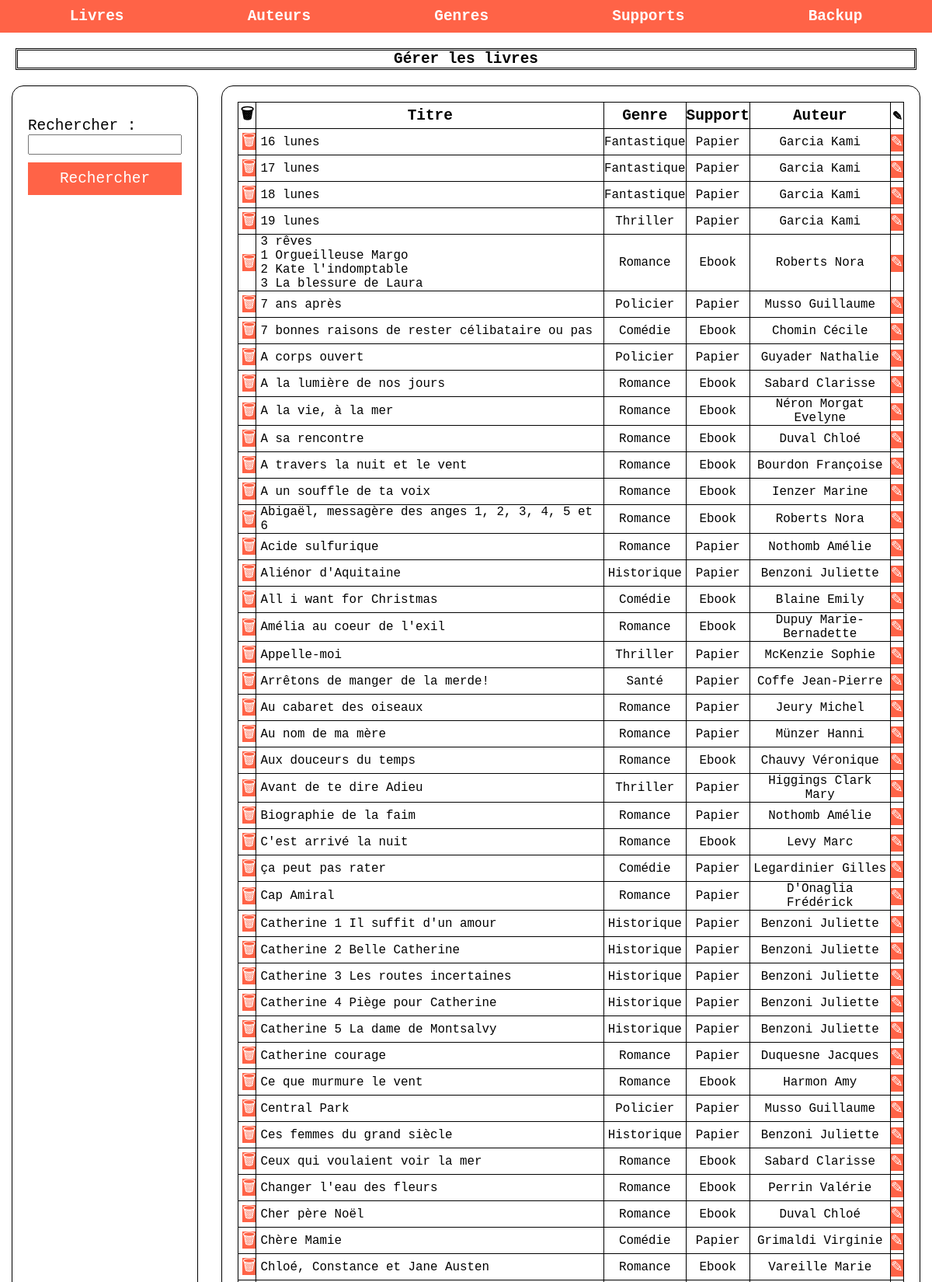
The page /?section=livre&action=voir (upper part) on the database its author committed.
### tables this page shows
CREATE TABLE `livre` (
  `livre_id` int(11) NOT NULL,
  `titre` varchar(500) NOT NULL,
  `fk_auteur` int(11) NOT NULL,
  `fk_genre` int(11) NOT NULL,
  `fk_support` int(11) NOT NULL
);

CREATE TABLE `genre` (
  `genre_id` int(11) NOT NULL,
  `nom` varchar(50) NOT NULL
);

CREATE TABLE `support` (
  `support_id` int(11) NOT NULL,
  `nom` varchar(50) NOT NULL
);

### controllers/livre/voir.php (called while the page is built, shortened)
<?php
$db = connexion();
$requete= "select l.livre_id, l.titre, g.nom as genre, s.nom as support, CONCAT(a.nom ,' ', a.prenom) as auteur2 from livre l JOIN auteur a ON l.fk_auteur = a.auteur_id JOIN genre g ON l.fk_genre = g.genre_id JOIN support s ON l.fk_support = s.support_id ORDER BY l.titre";
$stmt = $db->prepare($requete);
$stmt->execute(
    array(
    )
);
$livres = $stmt->fetchAll();
include("views/livre/voir.php");
?>

### index.php (called while the page is built, shortened)
<?php
    include("views/html/header.php");
    include("views/html/menu.php");
    include("controllers/router.php");
    include("views/html/footer.php");
?>

### views/livre/voir.php (the view, shortened to what this page needs)
<h2>Gérer les livres</h2>
<div class="flex row sa">
    <div id="gauche">
        <form method="post">
            <div class="flex col">
                <div class="flex col">
                    <label for="mot">Rechercher : </label>
                    <input type="text" name="mot" id="mot">
                </div>
                <input type="button" value="Rechercher" id="btn_search">
            </div>
        </form>
    </div>
    <div id="droite">
        <table>
            <thead>
            <tr>
                <th>🗑</th>
                <th>Titre</th>
                <th>Genre</th>
                <th>Support</th>
                <th>Auteur</th>
                <th>✎</th>
            </tr>
            </thead>
            <tbody>
            <?php
            if(count($livres) > 0){
                foreach($livres as $livre){
                    echo "<tr>";
                    echo "<td><a class='btn' href='?section=livre&action=supprimer&id=".$livre["livre_id"]."'>🗑</a>";
                    echo "<td>" . nl2br($livre["titre"]) . "</td>";
                    echo "<td>" . $livre["genre"] . "</td>";
                    echo "<td>" . $livre["support"] . "</td>";
                    echo "<td>" . $livre["auteur2"] . "</td>";
                    echo "<td><a class='btn' href='?section=livre&action=modifier&id=".$livre["livre_id"]."'>✎</a>";
                    echo "</tr>";
                }
            }
            else {
                if(strlen($message) == 0){
                    $message = "Il n'y a pas de livres";
                }
            }
            ?>
             </tbody>
        </table>
    </div>
    </div>

### public/css/style.css (style rules this page uses)
* { margin:0; padding:0; box-sizing: border-box; font-family: monospace; font-size: 1.1rem }
table, td, th { border: 1px solid black; }
td { font-size: 0.9rem; }
td, th { text-align: center; }
td:nth-of-type(2), td:first-of-type { text-align: left; padding-left: 5px; }
table { border-collapse: collapse; width: 100%; }
.flex { display: flex; }
.row { flex-direction: row; }
.col { flex-direction: column; }
.sa { justify-content: space-around; }
#gauche, #droite { border: 1px solid black; border-radius: 15px; padding: 20px; }
#gauche { width: 20%; }
#droite { width: 75%; }
h1,h2 { text-align: center; margin: 20px; border : 3px black double; }
form div { margin : 10px 0; }
form input[type=submit], input[type=button] { width: 100%; background-color: tomato; border:none; padding : 10px; color : white; }
.btn { width: 100%; background-color: tomato; border:none; text-decoration: none; color : white; }

### rows shown on the page
livre: titre "16 lunes", fk_genre.nom "Fantastique", fk_support.nom "Papier", auteur2 "Garcia Kami"
livre: titre "17 lunes", fk_genre.nom "Fantastique", fk_support.nom "Papier", auteur2 "Garcia Kami"
livre: titre "18 lunes", fk_genre.nom "Fantastique", fk_support.nom "Papier", auteur2 "Garcia Kami"
livre: titre "19 lunes", fk_genre.nom "Thriller", fk_support.nom "Papier", auteur2 "Garcia Kami"
livre: titre "3 rêves 1 Orgueilleuse Margo 2 Kate l'indomptable 3 La blessure de Laura", fk_genre.nom "Romance", fk_support.nom "Ebook", auteur2 "Roberts Nora"
livre: titre "7 ans après", fk_genre.nom "Policier", fk_support.nom "Papier", auteur2 "Musso Guillaume"
livre: titre "7 bonnes raisons de rester célibataire ou pas", fk_genre.nom "Comédie", fk_support.nom "Ebook", auteur2 "Chomin Cécile"
livre: titre "A corps ouvert", fk_genre.nom "Policier", fk_support.nom "Papier", auteur2 "Guyader Nathalie"
livre: titre "A la lumière de nos jours", fk_genre.nom "Romance", fk_support.nom "Ebook", auteur2 "Sabard Clarisse"
livre: titre "A la vie, à la mer", fk_genre.nom "Romance", fk_support.nom "Ebook", auteur2 "Néron Morgat Evelyne"
livre: titre "A sa rencontre", fk_genre.nom "Romance", fk_support.nom "Ebook", auteur2 "Duval Chloé"
livre: titre "A travers la nuit et le vent", fk_genre.nom "Romance", fk_support.nom "Ebook", auteur2 "Bourdon Françoise"
livre: titre "A un souffle de ta voix", fk_genre.nom "Romance", fk_support.nom "Ebook", auteur2 "Ienzer Marine"
livre: titre "Abigaël, messagère des anges 1, 2, 3, 4, 5 et 6", fk_genre.nom "Romance", fk_support.nom "Ebook", auteur2 "Roberts Nora"
livre: titre "Acide sulfurique", fk_genre.nom "Romance", fk_support.nom "Papier", auteur2 "Nothomb Amélie"
livre: titre "Aliénor d'Aquitaine", fk_genre.nom "Historique", fk_support.nom "Papier", auteur2 "Benzoni Juliette"
livre: titre "All i want for Christmas", fk_genre.nom "Comédie", fk_support.nom "Ebook", auteur2 "Blaine Emily"
livre: titre "Amélia au coeur de l'exil", fk_genre.nom "Romance", fk_support.nom "Ebook", auteur2 "Dupuy Marie-Bernadette"
livre: titre "Appelle-moi", fk_genre.nom "Thriller", fk_support.nom "Papier", auteur2 "McKenzie Sophie"
livre: titre "Arrêtons de manger de la merde!", fk_genre.nom "Santé", fk_support.nom "Papier", auteur2 "Coffe Jean-Pierre"
livre: titre "Au cabaret des oiseaux", fk_genre.nom "Romance", fk_support.nom "Papier", auteur2 "Jeury Michel"
livre: titre "Au nom de ma mère", fk_genre.nom "Romance", fk_support.nom "Papier", auteur2 "Münzer Hanni"
livre: titre "Aux douceurs du temps", fk_genre.nom "Romance", fk_support.nom "Ebook", auteur2 "Chauvy Véronique"
livre: titre "Avant de te dire Adieu", fk_genre.nom "Thriller", fk_support.nom "Papier", auteur2 "Higgings Clark Mary"
livre: titre "Biographie de la faim", fk_genre.nom "Romance", fk_support.nom "Papier", auteur2 "Nothomb Amélie"
livre: titre "C'est arrivé la nuit", fk_genre.nom "Romance", fk_support.nom "Ebook", auteur2 "Levy Marc"
livre: titre "ça peut pas rater", fk_genre.nom "Comédie", fk_support.nom "Papier", auteur2 "Legardinier Gilles"
livre: titre "Cap Amiral", fk_genre.nom "Romance", fk_support.nom "Papier", auteur2 "D'Onaglia Frédérick"
livre: titre "Catherine 1 Il suffit d'un amour", fk_genre.nom "Historique", fk_support.nom "Papier", auteur2 "Benzoni Juliette"
livre: titre "Catherine 2 Belle Catherine", fk_genre.nom "Historique", fk_support.nom "Papier", auteur2 "Benzoni Juliette"
livre: titre "Catherine 3 Les routes incertaines", fk_genre.nom "Historique", fk_support.nom "Papier", auteur2 "Benzoni Juliette"
livre: titre "Catherine 4 Piège pour Catherine", fk_genre.nom "Historique", fk_support.nom "Papier", auteur2 "Benzoni Juliette"
livre: titre "Catherine 5 La dame de Montsalvy", fk_genre.nom "Historique", fk_support.nom "Papier", auteur2 "Benzoni Juliette"
livre: titre "Catherine courage", fk_genre.nom "Romance", fk_support.nom "Papier", auteur2 "Duquesne Jacques"
livre: titre "Ce que murmure le vent", fk_genre.nom "Romance", fk_support.nom "Ebook", auteur2 "Harmon Amy"
livre: titre "Central Park", fk_genre.nom "Policier", fk_support.nom "Papier", auteur2 "Musso Guillaume"
livre: titre "Ces femmes du grand siècle", fk_genre.nom "Historique", fk_support.nom "Papier", auteur2 "Benzoni Juliette"
livre: titre "Ceux qui voulaient voir la mer", fk_genre.nom "Romance", fk_support.nom "Ebook", auteur2 "Sabard Clarisse"
livre: titre "Changer l'eau des fleurs", fk_genre.nom "Romance", fk_support.nom "Ebook", auteur2 "Perrin Valérie"
livre: titre "Cher père Noël", fk_genre.nom "Romance", fk_support.nom "Ebook", auteur2 "Duval Chloé"
livre: titre "Chère Mamie", fk_genre.nom "Comédie", fk_support.nom "Papier", auteur2 "Grimaldi Virginie"
livre: titre "Chloé, Constance et Jane Austen", fk_genre.nom "Romance", fk_support.nom "Ebook", auteur2 "Vareille Marie"
